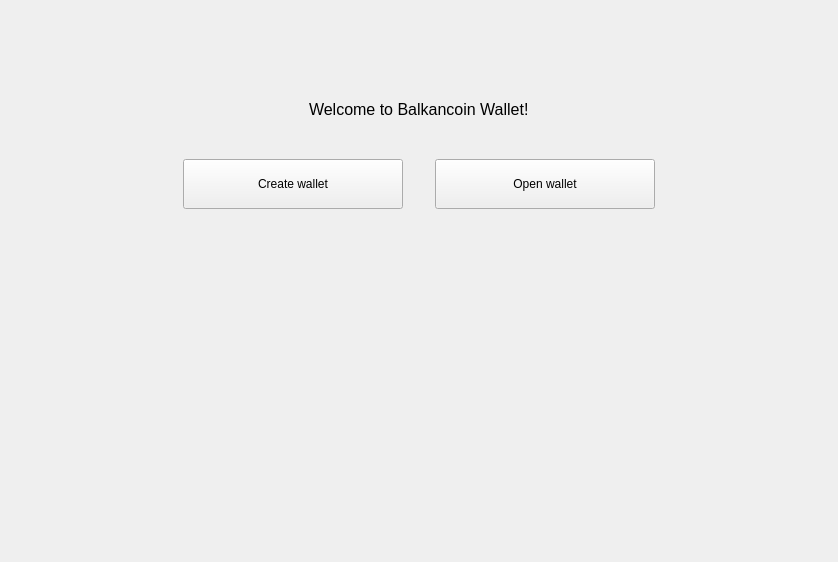
<?xml version="1.0" encoding="UTF-8"?>
<ui version="4.0">
 <class>NoWalletFrame</class>
 <widget class="QFrame" name="NoWalletFrame">
  <property name="geometry">
   <rect>
    <x>0</x>
    <y>0</y>
    <width>838</width>
    <height>562</height>
   </rect>
  </property>
  <property name="windowTitle">
   <string>Frame</string>
  </property>
  <property name="frameShape">
   <enum>QFrame::NoFrame</enum>
  </property>
  <property name="frameShadow">
   <enum>QFrame::Raised</enum>
  </property>
  <layout class="QVBoxLayout" name="verticalLayout">
   <property name="spacing">
    <number>0</number>
   </property>
   <property name="leftMargin">
    <number>0</number>
   </property>
   <property name="topMargin">
    <number>0</number>
   </property>
   <property name="rightMargin">
    <number>0</number>
   </property>
   <property name="bottomMargin">
    <number>0</number>
   </property>
   <item>
    <spacer name="verticalSpacer">
     <property name="orientation">
      <enum>Qt::Vertical</enum>
     </property>
     <property name="sizeType">
      <enum>QSizePolicy::MinimumExpanding</enum>
     </property>
     <property name="sizeHint" stdset="0">
      <size>
       <width>20</width>
       <height>100</height>
      </size>
     </property>
    </spacer>
   </item>
   <item alignment="Qt::AlignHCenter">
    <widget class="QLabel" name="m_welcomeLabel">
     <property name="font">
      <font>
       <pointsize>12</pointsize>
      </font>
     </property>
     <property name="text">
      <string>Welcome to Balkancoin Wallet!</string>
     </property>
    </widget>
   </item>
   <item>
    <spacer name="verticalSpacer_4">
     <property name="orientation">
      <enum>Qt::Vertical</enum>
     </property>
     <property name="sizeType">
      <enum>QSizePolicy::Fixed</enum>
     </property>
     <property name="sizeHint" stdset="0">
      <size>
       <width>20</width>
       <height>40</height>
      </size>
     </property>
    </spacer>
   </item>
   <item>
    <layout class="QHBoxLayout" name="horizontalLayout">
     <property name="spacing">
      <number>0</number>
     </property>
     <item>
      <spacer name="horizontalSpacer_2">
       <property name="orientation">
        <enum>Qt::Horizontal</enum>
       </property>
       <property name="sizeHint" stdset="0">
        <size>
         <width>40</width>
         <height>20</height>
        </size>
       </property>
      </spacer>
     </item>
     <item>
      <widget class="QPushButton" name="m_createWalletButton">
       <property name="sizePolicy">
        <sizepolicy hsizetype="Fixed" vsizetype="Fixed">
         <horstretch>0</horstretch>
         <verstretch>0</verstretch>
        </sizepolicy>
       </property>
       <property name="minimumSize">
        <size>
         <width>220</width>
         <height>50</height>
        </size>
       </property>
       <property name="maximumSize">
        <size>
         <width>220</width>
         <height>50</height>
        </size>
       </property>
       <property name="text">
        <string>Create wallet</string>
       </property>
      </widget>
     </item>
     <item>
      <spacer name="horizontalSpacer">
       <property name="orientation">
        <enum>Qt::Horizontal</enum>
       </property>
       <property name="sizeType">
        <enum>QSizePolicy::Fixed</enum>
       </property>
       <property name="sizeHint" stdset="0">
        <size>
         <width>32</width>
         <height>20</height>
        </size>
       </property>
      </spacer>
     </item>
     <item>
      <widget class="QPushButton" name="m_openWalletButton">
       <property name="sizePolicy">
        <sizepolicy hsizetype="Fixed" vsizetype="Fixed">
         <horstretch>0</horstretch>
         <verstretch>0</verstretch>
        </sizepolicy>
       </property>
       <property name="minimumSize">
        <size>
         <width>220</width>
         <height>50</height>
        </size>
       </property>
       <property name="maximumSize">
        <size>
         <width>220</width>
         <height>50</height>
        </size>
       </property>
       <property name="text">
        <string>Open wallet</string>
       </property>
      </widget>
     </item>
     <item>
      <spacer name="horizontalSpacer_3">
       <property name="orientation">
        <enum>Qt::Horizontal</enum>
       </property>
       <property name="sizeHint" stdset="0">
        <size>
         <width>40</width>
         <height>20</height>
        </size>
       </property>
      </spacer>
     </item>
    </layout>
   </item>
   <item>
    <spacer name="verticalSpacer_3">
     <property name="orientation">
      <enum>Qt::Vertical</enum>
     </property>
     <property name="sizeHint" stdset="0">
      <size>
       <width>20</width>
       <height>376</height>
      </size>
     </property>
    </spacer>
   </item>
  </layout>
 </widget>
 <resources/>
 <connections>
  <connection>
   <sender>m_createWalletButton</sender>
   <signal>clicked()</signal>
   <receiver>NoWalletFrame</receiver>
   <slot>createWallet()</slot>
   <hints>
    <hint type="sourcelabel">
     <x>292</x>
     <y>184</y>
    </hint>
    <hint type="destinationlabel">
     <x>418</x>
     <y>280</y>
    </hint>
   </hints>
  </connection>
  <connection>
   <sender>m_openWalletButton</sender>
   <signal>clicked()</signal>
   <receiver>NoWalletFrame</receiver>
   <slot>openWallet()</slot>
   <hints>
    <hint type="sourcelabel">
     <x>544</x>
     <y>184</y>
    </hint>
    <hint type="destinationlabel">
     <x>418</x>
     <y>280</y>
    </hint>
   </hints>
  </connection>
 </connections>
 <slots>
  <signal>createWalletClickedSignal()</signal>
  <signal>openWalletClickedSignal()</signal>
  <slot>okClicked()</slot>
  <slot>passwordChanged(QString)</slot>
 </slots>
</ui>
